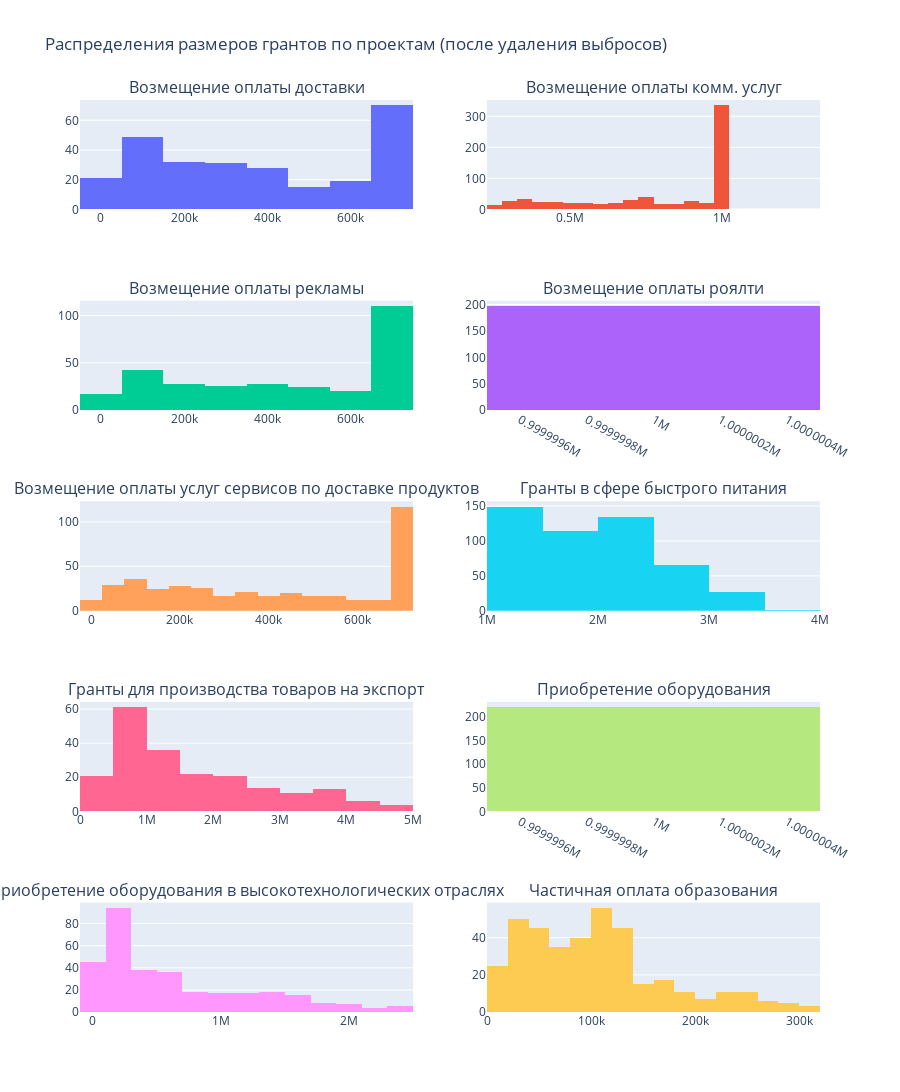

The notebook cell this image was saved under:
### Markdown cell above
Наибольший процент данных был исключен из проекта "Возмещение оплаты роялти" (48%), при этом есть проекты, в которых тест Хэмпеля не обнаружил выбросов.

Посмотрим на распределение данных без выбросов.

### Code cell
projects = list(df_no_outliers['project_name'].unique())

fig = make_subplots(rows=5,
                    cols=2,
                    shared_yaxes=False,
                    subplot_titles=projects)

row=1
col=1

for project in projects:
    fig.append_trace(go.Histogram(x=df_no_outliers[df_no_outliers['project_name'] == project]['amount'], name=project), row, col)

    if col % 2 == 0:
        row+=1
        col=0

    col+=1

fig.update_layout(title='Распределения размеров грантов по проектам (после удаления выбросов)',
                  height=1500,
                  coloraxis=dict(colorscale='Bluered_r'),
                  showlegend=False)
fig.show()

### Figure 1 — Plotly figure (JSON) as saved in the notebook; plotly's stock layout.template omitted (floating-point values rounded to 4 significant figures; data arrays with more than 128 entries replaced by an {"elided": "..."} marker saying what was removed)
{"data": [{"name": "Возмещение оплаты доставки", "type": "histogram", "x": {"elided": "265 float values"}, "xaxis": "x", "yaxis": "y"}, {"name": "Возмещение оплаты комм. услуг", "type": "histogram", "x": {"elided": "695 float values"}, "xaxis": "x2", "yaxis": "y2"}, {"name": "Возмещение оплаты рекламы", "type": "histogram", "x": {"elided": "294 float values"}, "xaxis": "x3", "yaxis": "y3"}, {"name": "Возмещение оплаты роялти", "type": "histogram", "x": {"elided": "197 int values"}, "xaxis": "x4", "yaxis": "y4"}, {"name": "Возмещение оплаты услуг сервисов по доставке продуктов", "type": "histogram", "x": {"elided": "406 float values"}, "xaxis": "x5", "yaxis": "y5"}, {"name": "Гранты в сфере быстрого питания", "type": "histogram", "x": {"elided": "490 int values"}, "xaxis": "x6", "yaxis": "y6"}, {"name": "Гранты для производства товаров на экспорт", "type": "histogram", "x": {"elided": "209 float values"}, "xaxis": "x7", "yaxis": "y7"}, {"name": "Приобретение оборудования", "type": "histogram", "x": {"elided": "220 int values"}, "xaxis": "x8", "yaxis": "y8"}, {"name": "Приобретение оборудования в высокотехнологических отраслях", "type": "histogram", "x": {"elided": "322 float values"}, "xaxis": "x9", "yaxis": "y9"}, {"name": "Частичная оплата образования", "type": "histogram", "x": {"elided": "382 float values"}, "xaxis": "x10", "yaxis": "y10"}], "layout": {"annotations": [{"font": {"size": 16}, "showarrow": false, "text": "Возмещение оплаты доставки", "x": 0.225, "xanchor": "center", "xref": "paper", "y": 1, "yanchor": "bottom", "yref": "paper"}, {"font": {"size": 16}, "showarrow": false, "text": "Возмещение оплаты комм. услуг", "x": 0.775, "xanchor": "center", "xref": "paper", "y": 1, "yanchor": "bottom", "yref": "paper"}, {"font": {"size": 16}, "showarrow": false, "text": "Возмещение оплаты рекламы", "x": 0.225, "xanchor": "center", "xref": "paper", "y": 0.78, "yanchor": "bottom", "yref": "paper"}, {"font": {"size": 16}, "showarrow": false, "text": "Возмещение оплаты роялти", "x": 0.775, "xanchor": "center", "xref": "paper", "y": 0.78, "yanchor": "bottom", "yref": "paper"}, {"font": {"size": 16}, "showarrow": false, "text": "Возмещение оплаты услуг сервисов по доставке продуктов", "x": 0.225, "xanchor": "center", "xref": "paper", "y": 0.56, "yanchor": "bottom", "yref": "paper"}, {"font": {"size": 16}, "showarrow": false, "text": "Гранты в сфере быстрого питания", "x": 0.775, "xanchor": "center", "xref": "paper", "y": 0.56, "yanchor": "bottom", "yref": "paper"}, {"font": {"size": 16}, "showarrow": false, "text": "Гранты для производства товаров на экспорт", "x": 0.225, "xanchor": "center", "xref": "paper", "y": 0.34, "yanchor": "bottom", "yref": "paper"}, {"font": {"size": 16}, "showarrow": false, "text": "Приобретение оборудования", "x": 0.775, "xanchor": "center", "xref": "paper", "y": 0.34, "yanchor": "bottom", "yref": "paper"}, {"font": {"size": 16}, "showarrow": false, "text": "Приобретение оборудования в высокотехнологических отраслях", "x": 0.225, "xanchor": "center", "xref": "paper", "y": 0.12, "yanchor": "bottom", "yref": "paper"}, {"font": {"size": 16}, "showarrow": false, "text": "Частичная оплата образования", "x": 0.775, "xanchor": "center", "xref": "paper", "y": 0.12, "yanchor": "bottom", "yref": "paper"}], "coloraxis": {"colorscale": [[0, "rgb(255,0,0)"], [1, "rgb(0,0,255)"]]}, "height": 1500, "showlegend": false, "title": {"text": "Распределения размеров грантов по проектам (после удаления выбросов)"}, "xaxis": {"anchor": "y", "domain": [0, 0.45]}, "xaxis10": {"anchor": "y10", "domain": [0.55, 1]}, "xaxis2": {"anchor": "y2", "domain": [0.55, 1]}, "xaxis3": {"anchor": "y3", "domain": [0, 0.45]}, "xaxis4": {"anchor": "y4", "domain": [0.55, 1]}, "xaxis5": {"anchor": "y5", "domain": [0, 0.45]}, "xaxis6": {"anchor": "y6", "domain": [0.55, 1]}, "xaxis7": {"anchor": "y7", "domain": [0, 0.45]}, "xaxis8": {"anchor": "y8", "domain": [0.55, 1]}, "xaxis9": {"anchor": "y9", "domain": [0, 0.45]}, "yaxis": {"anchor": "x", "domain": [0.88, 1]}, "yaxis10": {"anchor": "x10", "domain": [0, 0.12]}, "yaxis2": {"anchor": "x2", "domain": [0.88, 1]}, "yaxis3": {"anchor": "x3", "domain": [0.66, 0.78]}, "yaxis4": {"anchor": "x4", "domain": [0.66, 0.78]}, "yaxis5": {"anchor": "x5", "domain": [0.44, 0.56]}, "yaxis6": {"anchor": "x6", "domain": [0.44, 0.56]}, "yaxis7": {"anchor": "x7", "domain": [0.22, 0.34]}, "yaxis8": {"anchor": "x8", "domain": [0.22, 0.34]}, "yaxis9": {"anchor": "x9", "domain": [0, 0.12]}}}
